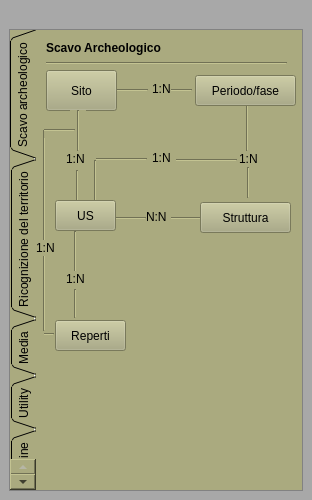
<?xml version="1.0" encoding="UTF-8"?>
<ui version="4.0">
 <class>PyarchinitPlugin</class>
 <widget class="QDockWidget" name="PyarchinitPlugin">
  <property name="geometry">
   <rect>
    <x>0</x>
    <y>0</y>
    <width>312</width>
    <height>500</height>
   </rect>
  </property>
  <property name="windowIcon">
   <iconset resource="resources.qrc">
    <normaloff>:/icons/pai_us.png</normaloff>:/images/pai_us.png</iconset>
  </property>
  <property name="styleSheet">
   <string notr="true">background-color: qlineargradient(spread:reflect, x1:0, y1:0, x2:1, y2:0, stop:0 rgba(99, 138, 146, 255), stop:1 rgba(255, 255, 255, 255));
background-color: rgb(112, 112, 84);
background-color: rgb(168, 168, 168);</string>
  </property>
  <property name="locale">
   <locale language="English" country="UnitedStates"/>
  </property>
  <property name="windowTitle">
   <string>pyArchInit - Archaeological Data Management</string>
  </property>
  <widget class="QWidget" name="dockWidgetContents">
   <layout class="QGridLayout" name="gridLayout">
    <item row="1" column="0">
     <widget class="QScrollArea" name="scrollArea">
      <property name="verticalScrollBarPolicy">
       <enum>Qt::ScrollBarAlwaysOff</enum>
      </property>
      <property name="horizontalScrollBarPolicy">
       <enum>Qt::ScrollBarAlwaysOff</enum>
      </property>
      <property name="sizeAdjustPolicy">
       <enum>QAbstractScrollArea::AdjustToContents</enum>
      </property>
      <property name="widgetResizable">
       <bool>true</bool>
      </property>
      <widget class="QWidget" name="scrollAreaWidgetContents">
       <property name="geometry">
        <rect>
         <x>0</x>
         <y>0</y>
         <width>286</width>
         <height>571</height>
        </rect>
       </property>
       <layout class="QGridLayout" name="gridLayout_2">
        <property name="leftMargin">
         <number>0</number>
        </property>
        <property name="topMargin">
         <number>0</number>
        </property>
        <property name="rightMargin">
         <number>0</number>
        </property>
        <property name="bottomMargin">
         <number>0</number>
        </property>
        <item row="0" column="0">
         <widget class="QTabWidget" name="tabWidget">
          <property name="font">
           <font>
            <weight>50</weight>
            <bold>false</bold>
           </font>
          </property>
          <property name="mouseTracking">
           <bool>false</bool>
          </property>
          <property name="focusPolicy">
           <enum>Qt::TabFocus</enum>
          </property>
          <property name="autoFillBackground">
           <bool>false</bool>
          </property>
          <property name="styleSheet">
           <string notr="true">background-color: rgb(170, 170, 127);
border-color: rgb(116, 116, 87);
selection-color: rgb(140, 140, 105);</string>
          </property>
          <property name="tabPosition">
           <enum>QTabWidget::West</enum>
          </property>
          <property name="tabShape">
           <enum>QTabWidget::Triangular</enum>
          </property>
          <property name="currentIndex">
           <number>0</number>
          </property>
          <property name="elideMode">
           <enum>Qt::ElideNone</enum>
          </property>
          <property name="documentMode">
           <bool>true</bool>
          </property>
          <property name="tabsClosable">
           <bool>false</bool>
          </property>
          <property name="movable">
           <bool>false</bool>
          </property>
          <widget class="QWidget" name="services">
           <attribute name="title">
            <string>Scavo archeologico</string>
           </attribute>
           <widget class="QPushButton" name="btnStrutturatable">
            <property name="geometry">
             <rect>
              <x>164</x>
              <y>172</y>
              <width>91</width>
              <height>31</height>
             </rect>
            </property>
            <property name="text">
             <string>Struttura</string>
            </property>
            <property name="icon">
             <iconset resource="resources.qrc">
              <normaloff>:/icons/iconStrutt.png</normaloff>:/images/iconStrutt.png</iconset>
            </property>
            <property name="iconSize">
             <size>
              <width>20</width>
              <height>80</height>
             </size>
            </property>
           </widget>
           <widget class="Line" name="line">
            <property name="geometry">
             <rect>
              <x>69</x>
              <y>180</y>
              <width>41</width>
              <height>16</height>
             </rect>
            </property>
            <property name="orientation">
             <enum>Qt::Horizontal</enum>
            </property>
           </widget>
           <widget class="QLabel" name="label">
            <property name="geometry">
             <rect>
              <x>110</x>
              <y>179</y>
              <width>22</width>
              <height>16</height>
             </rect>
            </property>
            <property name="text">
             <string>N:N</string>
            </property>
           </widget>
           <widget class="Line" name="line_2">
            <property name="geometry">
             <rect>
              <x>135</x>
              <y>178</y>
              <width>31</width>
              <height>20</height>
             </rect>
            </property>
            <property name="orientation">
             <enum>Qt::Horizontal</enum>
            </property>
           </widget>
           <widget class="QLabel" name="label_2">
            <property name="geometry">
             <rect>
              <x>116</x>
              <y>51</y>
              <width>21</width>
              <height>16</height>
             </rect>
            </property>
            <property name="text">
             <string>1:N</string>
            </property>
           </widget>
           <widget class="Line" name="line_3">
            <property name="geometry">
             <rect>
              <x>81</x>
              <y>52</y>
              <width>31</width>
              <height>16</height>
             </rect>
            </property>
            <property name="orientation">
             <enum>Qt::Horizontal</enum>
            </property>
           </widget>
           <widget class="Line" name="line_4">
            <property name="geometry">
             <rect>
              <x>135</x>
              <y>50</y>
              <width>21</width>
              <height>20</height>
             </rect>
            </property>
            <property name="orientation">
             <enum>Qt::Horizontal</enum>
            </property>
           </widget>
           <widget class="QLabel" name="label_3">
            <property name="geometry">
             <rect>
              <x>30</x>
              <y>121</y>
              <width>21</width>
              <height>16</height>
             </rect>
            </property>
            <property name="text">
             <string>1:N</string>
            </property>
           </widget>
           <widget class="Line" name="line_5">
            <property name="geometry">
             <rect>
              <x>34</x>
              <y>80</y>
              <width>16</width>
              <height>41</height>
             </rect>
            </property>
            <property name="orientation">
             <enum>Qt::Vertical</enum>
            </property>
           </widget>
           <widget class="Line" name="line_6">
            <property name="geometry">
             <rect>
              <x>33</x>
              <y>140</y>
              <width>16</width>
              <height>31</height>
             </rect>
            </property>
            <property name="orientation">
             <enum>Qt::Vertical</enum>
            </property>
           </widget>
           <widget class="QLabel" name="label_4">
            <property name="geometry">
             <rect>
              <x>203</x>
              <y>121</y>
              <width>21</width>
              <height>16</height>
             </rect>
            </property>
            <property name="text">
             <string>1:N</string>
            </property>
           </widget>
           <widget class="Line" name="line_7">
            <property name="geometry">
             <rect>
              <x>201</x>
              <y>70</y>
              <width>20</width>
              <height>51</height>
             </rect>
            </property>
            <property name="orientation">
             <enum>Qt::Vertical</enum>
            </property>
           </widget>
           <widget class="QLabel" name="label_5">
            <property name="geometry">
             <rect>
              <x>116</x>
              <y>120</y>
              <width>21</width>
              <height>16</height>
             </rect>
            </property>
            <property name="text">
             <string>1:N</string>
            </property>
           </widget>
           <widget class="Line" name="line_10">
            <property name="geometry">
             <rect>
              <x>49</x>
              <y>130</y>
              <width>20</width>
              <height>41</height>
             </rect>
            </property>
            <property name="orientation">
             <enum>Qt::Vertical</enum>
            </property>
           </widget>
           <widget class="Line" name="line_11">
            <property name="geometry">
             <rect>
              <x>60</x>
              <y>121</y>
              <width>51</width>
              <height>16</height>
             </rect>
            </property>
            <property name="orientation">
             <enum>Qt::Horizontal</enum>
            </property>
           </widget>
           <widget class="Line" name="line_12">
            <property name="geometry">
             <rect>
              <x>140</x>
              <y>120</y>
              <width>61</width>
              <height>20</height>
             </rect>
            </property>
            <property name="orientation">
             <enum>Qt::Horizontal</enum>
            </property>
           </widget>
           <widget class="QPushButton" name="btnUStable">
            <property name="geometry">
             <rect>
              <x>19</x>
              <y>170</y>
              <width>61</width>
              <height>31</height>
             </rect>
            </property>
            <property name="text">
             <string>US</string>
            </property>
            <property name="icon">
             <iconset resource="resources.qrc">
              <normaloff>:/icons/iconPAI.png</normaloff>:/images/iconPAI.png</iconset>
            </property>
            <property name="iconSize">
             <size>
              <width>25</width>
              <height>25</height>
             </size>
            </property>
           </widget>
           <widget class="Line" name="line_13">
            <property name="geometry">
             <rect>
              <x>31</x>
              <y>201</y>
              <width>16</width>
              <height>41</height>
             </rect>
            </property>
            <property name="orientation">
             <enum>Qt::Vertical</enum>
            </property>
           </widget>
           <widget class="QLabel" name="label_8">
            <property name="geometry">
             <rect>
              <x>30</x>
              <y>241</y>
              <width>21</width>
              <height>16</height>
             </rect>
            </property>
            <property name="text">
             <string>1:N</string>
            </property>
           </widget>
           <widget class="QPushButton" name="btnReptable">
            <property name="geometry">
             <rect>
              <x>19</x>
              <y>290</y>
              <width>71</width>
              <height>31</height>
             </rect>
            </property>
            <property name="styleSheet">
             <string notr="true">background-color: rgb(170, 170, 127);</string>
            </property>
            <property name="text">
             <string>Reperti</string>
            </property>
            <property name="icon">
             <iconset resource="resources.qrc">
              <normaloff>:/icons/finds.png</normaloff>:/images/finds.png</iconset>
            </property>
            <property name="iconSize">
             <size>
              <width>25</width>
              <height>25</height>
             </size>
            </property>
           </widget>
           <widget class="Line" name="line_14">
            <property name="geometry">
             <rect>
              <x>38</x>
              <y>259</y>
              <width>3</width>
              <height>29</height>
             </rect>
            </property>
            <property name="orientation">
             <enum>Qt::Vertical</enum>
            </property>
           </widget>
           <widget class="Line" name="line_15">
            <property name="geometry">
             <rect>
              <x>0</x>
              <y>100</y>
              <width>16</width>
              <height>201</height>
             </rect>
            </property>
            <property name="orientation">
             <enum>Qt::Vertical</enum>
            </property>
           </widget>
           <widget class="Line" name="line_16">
            <property name="geometry">
             <rect>
              <x>8</x>
              <y>92</y>
              <width>31</width>
              <height>16</height>
             </rect>
            </property>
            <property name="orientation">
             <enum>Qt::Horizontal</enum>
            </property>
           </widget>
           <widget class="QLabel" name="label_11">
            <property name="geometry">
             <rect>
              <x>10</x>
              <y>10</y>
              <width>241</width>
              <height>16</height>
             </rect>
            </property>
            <property name="font">
             <font>
              <weight>75</weight>
              <bold>true</bold>
             </font>
            </property>
            <property name="text">
             <string>Scavo Archeologico</string>
            </property>
           </widget>
           <widget class="Line" name="line_25">
            <property name="geometry">
             <rect>
              <x>10</x>
              <y>26</y>
              <width>241</width>
              <height>14</height>
             </rect>
            </property>
            <property name="orientation">
             <enum>Qt::Horizontal</enum>
            </property>
           </widget>
           <widget class="QPushButton" name="btnSitotable">
            <property name="geometry">
             <rect>
              <x>10</x>
              <y>40</y>
              <width>71</width>
              <height>41</height>
             </rect>
            </property>
            <property name="sizePolicy">
             <sizepolicy hsizetype="Minimum" vsizetype="Preferred">
              <horstretch>0</horstretch>
              <verstretch>0</verstretch>
             </sizepolicy>
            </property>
            <property name="minimumSize">
             <size>
              <width>0</width>
              <height>0</height>
             </size>
            </property>
            <property name="maximumSize">
             <size>
              <width>16777215</width>
              <height>80</height>
             </size>
            </property>
            <property name="baseSize">
             <size>
              <width>0</width>
              <height>0</height>
             </size>
            </property>
            <property name="text">
             <string>Sito</string>
            </property>
            <property name="icon">
             <iconset resource="resources.qrc">
              <normaloff>:/icons/iconSite.png</normaloff>:/images/iconSite.png</iconset>
            </property>
            <property name="iconSize">
             <size>
              <width>20</width>
              <height>100</height>
             </size>
            </property>
           </widget>
           <widget class="QPushButton" name="btnPeriodotable">
            <property name="geometry">
             <rect>
              <x>159</x>
              <y>45</y>
              <width>101</width>
              <height>31</height>
             </rect>
            </property>
            <property name="styleSheet">
             <string notr="true"/>
            </property>
            <property name="text">
             <string>Periodo/fase</string>
            </property>
            <property name="icon">
             <iconset resource="resources.qrc">
              <normaloff>:/icons/iconPER.png</normaloff>:/images/iconPER.png</iconset>
            </property>
            <property name="iconSize">
             <size>
              <width>20</width>
              <height>20</height>
             </size>
            </property>
           </widget>
           <widget class="Line" name="line_28">
            <property name="geometry">
             <rect>
              <x>204</x>
              <y>137</y>
              <width>16</width>
              <height>31</height>
             </rect>
            </property>
            <property name="orientation">
             <enum>Qt::Vertical</enum>
            </property>
           </widget>
           <widget class="Line" name="line_8">
            <property name="geometry">
             <rect>
              <x>8</x>
              <y>296</y>
              <width>10</width>
              <height>16</height>
             </rect>
            </property>
            <property name="orientation">
             <enum>Qt::Horizontal</enum>
            </property>
           </widget>
           <widget class="QLabel" name="label_14">
            <property name="geometry">
             <rect>
              <x>0</x>
              <y>210</y>
              <width>21</width>
              <height>16</height>
             </rect>
            </property>
            <property name="text">
             <string>1:N</string>
            </property>
           </widget>
           <zorder>line_8</zorder>
           <zorder>line_2</zorder>
           <zorder>btnSitotable</zorder>
           <zorder>line_11</zorder>
           <zorder>line_7</zorder>
           <zorder>line</zorder>
           <zorder>label</zorder>
           <zorder>label_2</zorder>
           <zorder>line_3</zorder>
           <zorder>line_4</zorder>
           <zorder>label_3</zorder>
           <zorder>line_5</zorder>
           <zorder>line_6</zorder>
           <zorder>label_4</zorder>
           <zorder>label_5</zorder>
           <zorder>line_10</zorder>
           <zorder>line_12</zorder>
           <zorder>line_13</zorder>
           <zorder>label_8</zorder>
           <zorder>line_14</zorder>
           <zorder>line_15</zorder>
           <zorder>line_16</zorder>
           <zorder>line_25</zorder>
           <zorder>btnPeriodotable</zorder>
           <zorder>line_28</zorder>
           <zorder>btnStrutturatable</zorder>
           <zorder>btnUStable</zorder>
           <zorder>btnReptable</zorder>
           <zorder>label_14</zorder>
           <zorder>label_11</zorder>
          </widget>
          <widget class="QWidget" name="tab">
           <attribute name="title">
            <string>Ricognizione del territorio</string>
           </attribute>
           <widget class="Line" name="line_18">
            <property name="geometry">
             <rect>
              <x>111</x>
              <y>90</y>
              <width>16</width>
              <height>41</height>
             </rect>
            </property>
            <property name="orientation">
             <enum>Qt::Vertical</enum>
            </property>
           </widget>
           <widget class="QLabel" name="label_9">
            <property name="geometry">
             <rect>
              <x>110</x>
              <y>131</y>
              <width>21</width>
              <height>16</height>
             </rect>
            </property>
            <property name="text">
             <string>1:N</string>
            </property>
           </widget>
           <widget class="Line" name="line_19">
            <property name="geometry">
             <rect>
              <x>107</x>
              <y>270</y>
              <width>16</width>
              <height>31</height>
             </rect>
            </property>
            <property name="orientation">
             <enum>Qt::Vertical</enum>
            </property>
           </widget>
           <widget class="Line" name="line_20">
            <property name="geometry">
             <rect>
              <x>108</x>
              <y>210</y>
              <width>16</width>
              <height>41</height>
             </rect>
            </property>
            <property name="orientation">
             <enum>Qt::Vertical</enum>
            </property>
           </widget>
           <widget class="QPushButton" name="btnReptable_2">
            <property name="geometry">
             <rect>
              <x>96</x>
              <y>300</y>
              <width>71</width>
              <height>31</height>
             </rect>
            </property>
            <property name="styleSheet">
             <string notr="true">background-color: rgb(170, 170, 127);</string>
            </property>
            <property name="text">
             <string>Reperti</string>
            </property>
            <property name="icon">
             <iconset resource="resources.qrc">
              <normaloff>:/icons/finds.png</normaloff>:/images/finds.png</iconset>
            </property>
            <property name="iconSize">
             <size>
              <width>25</width>
              <height>25</height>
             </size>
            </property>
           </widget>
           <widget class="Line" name="line_21">
            <property name="geometry">
             <rect>
              <x>77</x>
              <y>110</y>
              <width>16</width>
              <height>201</height>
             </rect>
            </property>
            <property name="orientation">
             <enum>Qt::Vertical</enum>
            </property>
           </widget>
           <widget class="QPushButton" name="btnUTtable">
            <property name="geometry">
             <rect>
              <x>90</x>
              <y>180</y>
              <width>61</width>
              <height>31</height>
             </rect>
            </property>
            <property name="text">
             <string>UT</string>
            </property>
            <property name="icon">
             <iconset resource="resources.qrc">
              <normaloff>:/icons/iconUT.png</normaloff>:/images/iconUT.png</iconset>
            </property>
            <property name="iconSize">
             <size>
              <width>25</width>
              <height>25</height>
             </size>
            </property>
           </widget>
           <widget class="QLabel" name="label_10">
            <property name="geometry">
             <rect>
              <x>107</x>
              <y>251</y>
              <width>21</width>
              <height>16</height>
             </rect>
            </property>
            <property name="text">
             <string>1:N</string>
            </property>
           </widget>
           <widget class="QPushButton" name="btnSitotable_2">
            <property name="geometry">
             <rect>
              <x>87</x>
              <y>50</y>
              <width>71</width>
              <height>41</height>
             </rect>
            </property>
            <property name="sizePolicy">
             <sizepolicy hsizetype="Minimum" vsizetype="Preferred">
              <horstretch>0</horstretch>
              <verstretch>0</verstretch>
             </sizepolicy>
            </property>
            <property name="minimumSize">
             <size>
              <width>0</width>
              <height>0</height>
             </size>
            </property>
            <property name="maximumSize">
             <size>
              <width>16777215</width>
              <height>80</height>
             </size>
            </property>
            <property name="baseSize">
             <size>
              <width>0</width>
              <height>0</height>
             </size>
            </property>
            <property name="text">
             <string>Sito</string>
            </property>
            <property name="icon">
             <iconset resource="resources.qrc">
              <normaloff>:/icons/iconSite.png</normaloff>:/images/iconSite.png</iconset>
            </property>
            <property name="iconSize">
             <size>
              <width>20</width>
              <height>100</height>
             </size>
            </property>
           </widget>
           <widget class="Line" name="line_22">
            <property name="geometry">
             <rect>
              <x>85</x>
              <y>102</y>
              <width>31</width>
              <height>16</height>
             </rect>
            </property>
            <property name="orientation">
             <enum>Qt::Horizontal</enum>
            </property>
           </widget>
           <widget class="Line" name="line_23">
            <property name="geometry">
             <rect>
              <x>110</x>
              <y>150</y>
              <width>16</width>
              <height>31</height>
             </rect>
            </property>
            <property name="orientation">
             <enum>Qt::Vertical</enum>
            </property>
           </widget>
           <widget class="Line" name="line_24">
            <property name="geometry">
             <rect>
              <x>85</x>
              <y>304</y>
              <width>11</width>
              <height>16</height>
             </rect>
            </property>
            <property name="orientation">
             <enum>Qt::Horizontal</enum>
            </property>
           </widget>
           <widget class="QLabel" name="label_12">
            <property name="geometry">
             <rect>
              <x>9</x>
              <y>10</y>
              <width>241</width>
              <height>16</height>
             </rect>
            </property>
            <property name="font">
             <font>
              <weight>75</weight>
              <bold>true</bold>
             </font>
            </property>
            <property name="text">
             <string>Ricognizione del territorio</string>
            </property>
           </widget>
           <widget class="Line" name="line_26">
            <property name="geometry">
             <rect>
              <x>9</x>
              <y>26</y>
              <width>241</width>
              <height>16</height>
             </rect>
            </property>
            <property name="orientation">
             <enum>Qt::Horizontal</enum>
            </property>
           </widget>
           <zorder>line_26</zorder>
           <zorder>line_18</zorder>
           <zorder>line_24</zorder>
           <zorder>label_9</zorder>
           <zorder>line_19</zorder>
           <zorder>line_20</zorder>
           <zorder>btnReptable_2</zorder>
           <zorder>line_21</zorder>
           <zorder>btnUTtable</zorder>
           <zorder>label_10</zorder>
           <zorder>btnSitotable_2</zorder>
           <zorder>line_22</zorder>
           <zorder>line_23</zorder>
           <zorder>label_12</zorder>
          </widget>
          <widget class="QWidget" name="tab_2">
           <attribute name="title">
            <string>Media</string>
           </attribute>
           <widget class="Line" name="line_9">
            <property name="geometry">
             <rect>
              <x>200</x>
              <y>82</y>
              <width>16</width>
              <height>41</height>
             </rect>
            </property>
            <property name="orientation">
             <enum>Qt::Vertical</enum>
            </property>
           </widget>
           <widget class="QPushButton" name="btnUStable_2">
            <property name="geometry">
             <rect>
              <x>180</x>
              <y>50</y>
              <width>61</width>
              <height>31</height>
             </rect>
            </property>
            <property name="text">
             <string>US</string>
            </property>
            <property name="icon">
             <iconset resource="resources.qrc">
              <normaloff>:/icons/iconPAI.png</normaloff>:/images/iconPAI.png</iconset>
            </property>
            <property name="iconSize">
             <size>
              <width>25</width>
              <height>25</height>
             </size>
            </property>
           </widget>
           <widget class="Line" name="line_30">
            <property name="geometry">
             <rect>
              <x>125</x>
              <y>136</y>
              <width>16</width>
              <height>41</height>
             </rect>
            </property>
            <property name="orientation">
             <enum>Qt::Vertical</enum>
            </property>
           </widget>
           <widget class="QLabel" name="label_17">
            <property name="geometry">
             <rect>
              <x>124</x>
              <y>119</y>
              <width>21</width>
              <height>16</height>
             </rect>
            </property>
            <property name="text">
             <string>N:N</string>
            </property>
           </widget>
           <widget class="QPushButton" name="btnReptable_3">
            <property name="geometry">
             <rect>
              <x>20</x>
              <y>50</y>
              <width>71</width>
              <height>31</height>
             </rect>
            </property>
            <property name="styleSheet">
             <string notr="true">background-color: rgb(170, 170, 127);</string>
            </property>
            <property name="text">
             <string>Reperti</string>
            </property>
            <property name="icon">
             <iconset resource="resources.qrc">
              <normaloff>:/icons/finds.png</normaloff>:/images/finds.png</iconset>
            </property>
            <property name="iconSize">
             <size>
              <width>25</width>
              <height>25</height>
             </size>
            </property>
           </widget>
           <widget class="Line" name="line_31">
            <property name="geometry">
             <rect>
              <x>147</x>
              <y>116</y>
              <width>61</width>
              <height>20</height>
             </rect>
            </property>
            <property name="orientation">
             <enum>Qt::Horizontal</enum>
            </property>
           </widget>
           <widget class="Line" name="line_32">
            <property name="geometry">
             <rect>
              <x>50</x>
              <y>82</y>
              <width>16</width>
              <height>41</height>
             </rect>
            </property>
            <property name="orientation">
             <enum>Qt::Vertical</enum>
            </property>
           </widget>
           <widget class="Line" name="line_33">
            <property name="geometry">
             <rect>
              <x>58</x>
              <y>118</y>
              <width>61</width>
              <height>16</height>
             </rect>
            </property>
            <property name="orientation">
             <enum>Qt::Horizontal</enum>
            </property>
           </widget>
           <widget class="QPushButton" name="btnMedtable">
            <property name="geometry">
             <rect>
              <x>93</x>
              <y>180</y>
              <width>81</width>
              <height>31</height>
             </rect>
            </property>
            <property name="styleSheet">
             <string notr="true">background-color: rgb(170, 170, 127);</string>
            </property>
            <property name="text">
             <string>Media</string>
            </property>
            <property name="icon">
             <iconset resource="resources.qrc">
              <normaloff>:/icons/photo.png</normaloff>:/images/photo.png</iconset>
            </property>
            <property name="iconSize">
             <size>
              <width>25</width>
              <height>25</height>
             </size>
            </property>
           </widget>
           <widget class="QPushButton" name="btnExptable">
            <property name="geometry">
             <rect>
              <x>68</x>
              <y>259</y>
              <width>131</width>
              <height>31</height>
             </rect>
            </property>
            <property name="styleSheet">
             <string notr="true">background-color: rgb(170, 170, 127);</string>
            </property>
            <property name="text">
             <string>Esportazione Media</string>
            </property>
            <property name="icon">
             <iconset resource="resources.qrc">
              <normaloff>:/icons/directoryExp.png</normaloff>:/images/directoryExp.png</iconset>
            </property>
            <property name="iconSize">
             <size>
              <width>25</width>
              <height>25</height>
             </size>
            </property>
           </widget>
           <widget class="Line" name="line_34">
            <property name="geometry">
             <rect>
              <x>125</x>
              <y>214</y>
              <width>16</width>
              <height>41</height>
             </rect>
            </property>
            <property name="orientation">
             <enum>Qt::Vertical</enum>
            </property>
           </widget>
           <zorder>btnUStable_2</zorder>
           <zorder>line_30</zorder>
           <zorder>label_17</zorder>
           <zorder>btnReptable_3</zorder>
           <zorder>line_31</zorder>
           <zorder>line_9</zorder>
           <zorder>line_32</zorder>
           <zorder>line_33</zorder>
           <zorder>btnMedtable</zorder>
           <zorder>btnExptable</zorder>
           <zorder>line_34</zorder>
          </widget>
          <widget class="QWidget" name="tab_3">
           <attribute name="title">
            <string>Utility</string>
           </attribute>
           <widget class="QPushButton" name="btnPDFmen">
            <property name="geometry">
             <rect>
              <x>90</x>
              <y>10</y>
              <width>81</width>
              <height>31</height>
             </rect>
            </property>
            <property name="styleSheet">
             <string notr="true">background-color: rgb(170, 170, 127);</string>
            </property>
            <property name="text">
             <string>PDF EXP</string>
            </property>
            <property name="icon">
             <iconset resource="resources.qrc">
              <normaloff>:/icons/pdf-icon.png</normaloff>:/images/pdf-icon.png</iconset>
            </property>
            <property name="iconSize">
             <size>
              <width>25</width>
              <height>25</height>
             </size>
            </property>
           </widget>
          </widget>
          <widget class="QWidget" name="account">
           <attribute name="title">
            <string>Supporto online</string>
           </attribute>
           <widget class="QLabel" name="label_7">
            <property name="geometry">
             <rect>
              <x>20</x>
              <y>70</y>
              <width>221</width>
              <height>311</height>
             </rect>
            </property>
            <property name="text">
             <string>&lt;!DOCTYPE HTML PUBLIC &quot;-//W3C//DTD HTML 4.0//EN&quot; &quot;http://www.w3.org/TR/REC-html40/strict.dtd&quot;&gt;
&lt;html&gt;&lt;head&gt;&lt;meta name=&quot;qrichtext&quot; content=&quot;1&quot; /&gt;&lt;style type=&quot;text/css&quot;&gt;
p, li { white-space: pre-wrap; }
&lt;/style&gt;&lt;/head&gt;&lt;body style=&quot; font-family:'MS Shell Dlg 2'; font-size:8.25pt; font-weight:400; font-style:normal;&quot;&gt;
&lt;p style=&quot; margin-top:0px; margin-bottom:0px; margin-left:0px; margin-right:0px; -qt-block-indent:0; text-indent:0px;&quot;&gt;&lt;span style=&quot; font-family:'Sans Serif'; font-size:11pt; font-weight:600; color:#aa0000;&quot;&gt;pyArchInit Support&lt;/span&gt;&lt;/p&gt;
&lt;p style=&quot;-qt-paragraph-type:empty; margin-top:0px; margin-bottom:0px; margin-left:0px; margin-right:0px; -qt-block-indent:0; text-indent:0px; font-family:'Sans Serif'; font-size:9pt;&quot;&gt;&lt;/p&gt;
&lt;p style=&quot; margin-top:0px; margin-bottom:0px; margin-left:0px; margin-right:0px; -qt-block-indent:0; text-indent:0px;&quot;&gt;&lt;span style=&quot; font-family:'Sans Serif'; font-size:9pt;&quot;&gt;&lt;br /&gt;&lt;/span&gt;&lt;/p&gt;
&lt;p style=&quot; margin-top:0px; margin-bottom:0px; margin-left:0px; margin-right:0px; -qt-block-indent:0; text-indent:0px;&quot;&gt;&lt;span style=&quot; font-family:'Sans Serif'; font-size:9pt;&quot;&gt;Sito ufficiale&lt;/span&gt;&lt;/p&gt;
&lt;p style=&quot; margin-top:0px; margin-bottom:0px; margin-left:0px; margin-right:0px; -qt-block-indent:0; text-indent:0px;&quot;&gt;&lt;a href=&quot;https://sites.google.com/site/pyarchinit/&quot;&gt;&lt;span style=&quot; font-size:8pt; text-decoration: underline; color:#0000ff;&quot;&gt;https://sites.google.com/site/pyarchinit/&lt;/span&gt;&lt;/a&gt;&lt;/p&gt;
&lt;p style=&quot;-qt-paragraph-type:empty; margin-top:0px; margin-bottom:0px; margin-left:0px; margin-right:0px; -qt-block-indent:0; text-indent:0px; font-size:8pt; text-decoration: underline; color:#0000ff;&quot;&gt;&lt;/p&gt;
&lt;p style=&quot; margin-top:0px; margin-bottom:0px; margin-left:0px; margin-right:0px; -qt-block-indent:0; text-indent:0px;&quot;&gt;&lt;span style=&quot; font-size:8pt; text-decoration: underline; color:#0000ff;&quot;&gt;&lt;br /&gt;&lt;/span&gt;&lt;/p&gt;
&lt;p style=&quot; margin-top:0px; margin-bottom:0px; margin-left:0px; margin-right:0px; -qt-block-indent:0; text-indent:0px;&quot;&gt;&lt;span style=&quot; font-family:'Sans Serif'; font-size:9pt;&quot;&gt;Blog&lt;/span&gt;&lt;/p&gt;
&lt;p style=&quot; margin-top:0px; margin-bottom:0px; margin-left:0px; margin-right:0px; -qt-block-indent:0; text-indent:0px;&quot;&gt;&lt;a href=&quot;http://pyarchinit.blogspot.it/&quot;&gt;&lt;span style=&quot; font-size:8pt; text-decoration: underline; color:#0000ff;&quot;&gt;http://pyarchinit.blogspot.it/&lt;/span&gt;&lt;/a&gt;&lt;/p&gt;
&lt;p style=&quot;-qt-paragraph-type:empty; margin-top:0px; margin-bottom:0px; margin-left:0px; margin-right:0px; -qt-block-indent:0; text-indent:0px; font-size:8pt; text-decoration: underline; color:#0000ff;&quot;&gt;&lt;/p&gt;
&lt;p style=&quot; margin-top:0px; margin-bottom:0px; margin-left:0px; margin-right:0px; -qt-block-indent:0; text-indent:0px;&quot;&gt;&lt;span style=&quot; font-size:8pt; text-decoration: underline; color:#0000ff;&quot;&gt;&lt;br /&gt;&lt;/span&gt;&lt;/p&gt;
&lt;p style=&quot; margin-top:0px; margin-bottom:0px; margin-left:0px; margin-right:0px; -qt-block-indent:0; text-indent:0px;&quot;&gt;&lt;span style=&quot; font-family:'Sans Serif'; font-size:9pt;&quot;&gt;Github repository&lt;/span&gt;&lt;/p&gt;
&lt;p style=&quot; margin-top:0px; margin-bottom:0px; margin-left:0px; margin-right:0px; -qt-block-indent:0; text-indent:0px;&quot;&gt;&lt;a href=&quot;https://github.com/pyarchinit/&quot;&gt;&lt;span style=&quot; font-size:8pt; text-decoration: underline; color:#0000ff;&quot;&gt;https://github.com/pyarchinit/&lt;/span&gt;&lt;/a&gt;&lt;/p&gt;
&lt;p style=&quot;-qt-paragraph-type:empty; margin-top:0px; margin-bottom:0px; margin-left:0px; margin-right:0px; -qt-block-indent:0; text-indent:0px; font-size:8pt; text-decoration: underline; color:#0000ff;&quot;&gt;&lt;/p&gt;
&lt;p style=&quot;-qt-paragraph-type:empty; margin-top:0px; margin-bottom:0px; margin-left:0px; margin-right:0px; -qt-block-indent:0; text-indent:0px; font-size:8pt; text-decoration: underline; color:#0000ff;&quot;&gt;&lt;/p&gt;
&lt;p style=&quot; margin-top:0px; margin-bottom:0px; margin-left:0px; margin-right:0px; -qt-block-indent:0; text-indent:0px;&quot;&gt;&lt;span style=&quot; font-family:'Sans Serif'; font-size:9pt;&quot;&gt;Online mailing list&lt;/span&gt;&lt;/p&gt;
&lt;p style=&quot; margin-top:0px; margin-bottom:0px; margin-left:0px; margin-right:0px; -qt-block-indent:0; text-indent:0px;&quot;&gt;&lt;a href=&quot;pyarchinit-users@googlegroups.com&quot;&gt;&lt;span style=&quot; text-decoration: underline; color:#0000ff;&quot;&gt;pyarchinit-users@googlegroups.com&lt;/span&gt;&lt;/a&gt;&lt;/p&gt;&lt;/body&gt;&lt;/html&gt;</string>
            </property>
            <property name="alignment">
             <set>Qt::AlignCenter</set>
            </property>
            <property name="openExternalLinks">
             <bool>true</bool>
            </property>
           </widget>
           <widget class="QLabel" name="label_13">
            <property name="geometry">
             <rect>
              <x>10</x>
              <y>11</y>
              <width>151</width>
              <height>16</height>
             </rect>
            </property>
            <property name="font">
             <font>
              <weight>75</weight>
              <bold>true</bold>
             </font>
            </property>
            <property name="text">
             <string>Supporto online</string>
            </property>
           </widget>
           <widget class="Line" name="line_27">
            <property name="geometry">
             <rect>
              <x>10</x>
              <y>26</y>
              <width>241</width>
              <height>16</height>
             </rect>
            </property>
            <property name="orientation">
             <enum>Qt::Horizontal</enum>
            </property>
           </widget>
           <zorder>line_27</zorder>
           <zorder>label_7</zorder>
           <zorder>label_13</zorder>
          </widget>
         </widget>
        </item>
       </layout>
      </widget>
     </widget>
    </item>
    <item row="0" column="0">
     <widget class="QLabel" name="label_6">
      <property name="text">
       <string/>
      </property>
      <property name="pixmap">
       <pixmap resource="resources.qrc">:/icons/sfondo.png</pixmap>
      </property>
     </widget>
    </item>
   </layout>
  </widget>
 </widget>
 <resources>
  <include location="resources.qrc"/>
 </resources>
 <connections/>
</ui>
